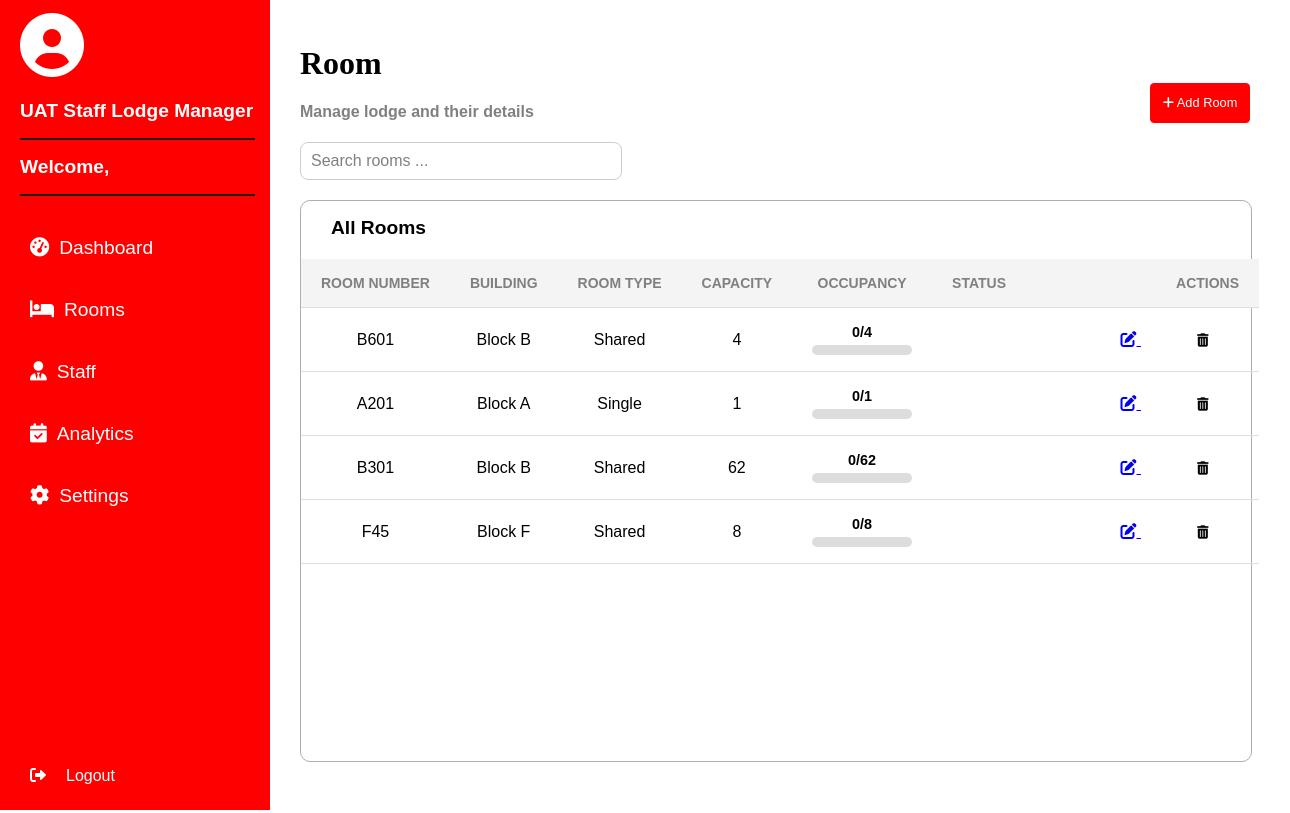
The app's page /admin-room/, older data.
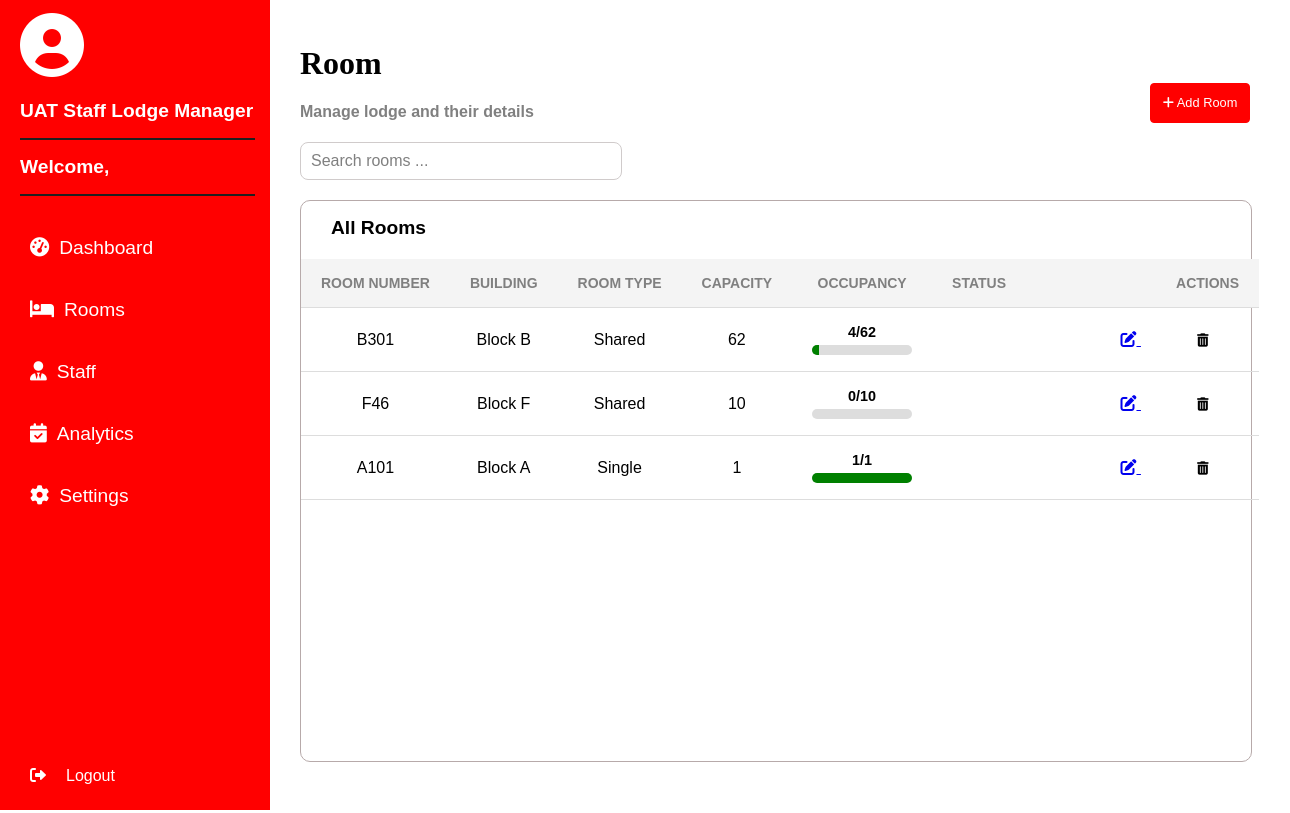
The same page, newer data.
### home/models.py (models this page shows, shortened)
class Room(models.Model):
    ROOM_TYPES = [
        ('Single', 'Single'),
        ('Shared', 'Shared'),
    ]
    building = models.CharField(max_length=50)  # Manually entered building block
    room_number = models.CharField(max_length=10, unique=True)  # Manually entered room number
    room_type = models.CharField(max_length=10, choices=ROOM_TYPES)
    capacity = models.IntegerField()
    occupied = models.IntegerField(default=0)  # Tracks current number of students in the room

### home/views.py (the view)
# urls.py: path('admin-room/', views.rooms, name="admin-room"),
def rooms(request):
    room = Room.objects.all()
    return render(request, 'admin-rooms.html', {'rooms': room})

### home/templates/admin-rooms.html (shortened to what this page needs)
{% load static %}
<!DOCTYPE html>
<html lang="en">
  <head>
    <link rel="stylesheet" href="{% static 'css/admin-room.css' %}" />
    <link
      rel="stylesheet"
      href="https://cdnjs.cloudflare.com/ajax/libs/font-awesome/6.0.0/css/all.min.css"
    />
  </head>
  <body>
    <div class="dashboard-container">
      <div class="sidebar">
        <div class="sidebar-header">
          <div class="profile-pic">
            <i class="fas fa-user-circle"></i>
          </div>
          <h2>UAT Staff Lodge Manager</h2>
          <hr />
          <h2>Welcome, {{ user.username }}</h2>
          <hr />
        </div>
        <nav>
          <ul>
            <li>
              <a href="{% url 'dashboard' %}"
                ><i class="fas fa-tachometer-alt"></i> Dashboard</a
              >
            </li>
            <li>
              <a href="{% url 'admin-room' %}"
                ><i class="fas fa-bed"></i> Rooms</a
              >
            </li>
            <li>
              <a href="{% url 'staff-room' %}"
                ><i class="fas fa-user-tie"></i> Staff</a
              >
            </li>
            <li>
              <a href="#"><i class="fas fa-calendar-check"></i> Analytics </a>
            </li>
            <li>
              <a href="#"><i class="fas fa-cog"></i> Settings</a>
            </li>
          </ul>
        </nav>
        <div class="logout">
          <a href="{% url 'admin-logout' %}" class="logout-btn">
            <i class="fas fa-sign-out-alt"></i> Logout
          </a>
        </div>
      </div>
      <div class="main-content">
        <div class="title-header">
          <div class="title-text">
            <h1>Room</h1>
            <p>Manage lodge and their details</p>
            <input
              type="text"
              class="search-bar"
              id="search-bar"
              placeholder="Search rooms ..."
              oninput="filterRooms()"
            />
          </div>
          <div class="btn-container">
            <a href="{% url 'add-room' %}" target="_blank">
              <button class="btn"><i class="fa fa-add"></i> Add Room</button>
            </a>
          </div>
        </div>
        <div class="table-container">
          <h2>All Rooms</h2>
          <table>
            <thead>
              <tr>
                <th>Room Number</th>
                <th>Building</th>
                <th>Room Type</th>
                <th>Capacity</th>
                <th>Occupancy</th>
                <th>Status</th>
                <th class="actions">Actions</th>
              </tr>
            </thead>
            <tbody>
              {% for room in rooms %}
              <tr>
                <td>{{ room.room_number }}</td>
                <td>{{ room.building }}</td>
                <td>{{ room.room_type }}</td>
                <td>{{ room.capacity }}</td>
                <td>
                  <div class="occupancy-container">
                    <span class="occupancy-text"
                      >{{ room.occupied }}/{{ room.capacity }}</span
                    >
                    <div class="occupancy-bar">
                      <div
                        class="occupancy-fill"
                        style="width: calc({{room.occupied}} / {{ room.capacity }} * 100%)"
                      ></div>
                    </div>
                  </div>
                </td>
                <td>{{ room.status }}</td>
                <td>
                  <a href="{% url 'edit-room' room.room_number %}">
                    <i class="fas fa-edit"></i>
                  </a>
                  <form
                    action="{% url 'delete-room' room.room_number %}"
                    method="POST"
                    style="display: inline"
                  >
                    <button
                      type="submit"
                      onclick="return confirm('Are you sure you want to delete this room?');"
                      style="
                        border: none;
                        background: none;
                        cursor: pointer;
                        margin-left: 50px;
                      "
                    >
                      <i class="fas fa-trash-alt"></i>
                    </button>
                  </form>
                </td>
              </tr>
              {% endfor %}
            </tbody>
          </table>
        </div>
      </div>
    </div>
  </body>
</html>

### home/static/css/admin-room.css (style rules this page uses)
body { padding: 0px; margin: 0px; font-family: Arial, sans-serif; display: flex; justify-content: left; align-items: center; height: 100vh; background-color: white; width: 100%; }
.sidebar { width: 250px; height: 100vh; background-color: red; color: white; display: flex; flex-direction: column; align-items: flex-start; padding-top: 10px; padding-left: 20px; position: fixed; left: 0; top: 0; }
.profile-pic { font-size: 4rem; color: white; margin-bottom: 10px; }
.sidebar hr { width: 100%; border: 1px solid rgb(32, 31, 31); margin: 5px 0; }
h2 { font-size: 1.2rem; font-weight: bold; padding: 0; margin-left: 0; }
.logout { margin-top: auto; padding: 15px 0; width: 50%; text-align: left; }
.logout a { text-decoration: none; color: white; font-size: 1rem; display: flex; justify-content: left; align-items: 5px; }
.logout a i { margin-right: 10px; }
nav { width: 100%; text-align: left; }
nav ul { list-style: none; width: 100%; padding-left: 0; }
nav ul li { width: 100%; padding: 10px 0; }
nav ul li a { text-decoration: none; color: white; font-size: 1.2rem; display: flex; align-items: left; justify-content: left; gap: 10px; padding: 10px; width: 90%; text-align: left; }
.logout-btn { display: flex; align-items: left; justify-content: left; gap: 10px; padding: 10px; text-decoration: none; color: white; font-size: 1rem; width: 100%; transition: background 0.3s ease-in-out; }
.dashboard-container { display: flex; height: 100vh; width: 100vw; padding: 2.5rem; }
.main-content { flex-grow: 1; margin-left: 260px; width: calc(100% - 260px); height: 100vh; box-sizing: border-box; }
.title-header { display: flex; justify-content: space-between; align-items: center; width: 100%; margin-bottom: 20px; margin-top: 25px; }
.title-text p { font-size: 1rem; font-weight: bold; margin-top: 5px; padding: 0; color: grey; }
h1 { font-family: "Trirong", serif; font-size: 2rem; margin-top: 20px; padding: 0; }
tbody { text-align: center; }
tbody tr a i { margin-left: 50px; }
.btn { height: 40px; padding-left: 10px; padding-right: 10px; background-color: red; color: white; border: 1px solid red; border-radius: 8px; text-align: center; width: 100px; border-radius: 4px; margin: 10px; font-size: 0.8rem; }
.search-bar { height: 1rem; width: 300px; padding: 10px; border: 1px solid rgb(208, 203, 203); border-radius: 8px; margin-top: 5px; font-size: 1.0rem; color: gray; }
.search-bar::placeholder { color: grey; font-size: 1rem; }
.table-container { border: 1px solid rgb(183, 170, 170); width: 99%; border-radius: 10px; height: 70vh; margin-top: 20px; }
thead { font-weight: bold; color: gray; }
.table-container h2 { padding-left: 30px; }
th { text-align: left; padding: 16px 30px; font-size: 14px; text-transform: uppercase; white-space: nowrap; }
.actions { padding-left: 150px; }
table { width: 100%; border-collapse: collapse; margin-top: 20px; font-family: Arial, sans-serif; }
th, td { border-bottom: 1px solid #ddd; padding: 12px; text-align: center; padding: 16px 20px; }
td { min-height: 50px; }
th { background-color: #f4f4f4; font-weight: bold; text-align: center; }
.occupancy-container { display: flex; flex-direction: column; align-items: center; width: 100px; }
.occupancy-text { font-size: 0.9rem; font-weight: bold; margin-bottom: 5px; }
.occupancy-bar { width: 100%; height: 10px; background-color: #ddd; border-radius: 5px; overflow: hidden; }
.occupancy-fill { height: 100%; background-color: green; transition: width 0.5s ease-in-out; }

Row changes from the older to the newer data that the page shows:
removed Room: room_number "B601", building "Block B", room_type "Shared", capacity "4", occupied "0"
removed Room: room_number "A201", building "Block A", room_type "Single", capacity "1", occupied "0"
removed Room: room_number "F45", building "Block F", room_type "Shared", capacity "8", occupied "0"
changed Room "Block B": occupied "0" → "4"
added Room: room_number "F46", building "Block F", room_type "Shared", capacity "10", occupied "0"
added Room: room_number "A101", building "Block A", room_type "Single", capacity "1", occupied "1"
